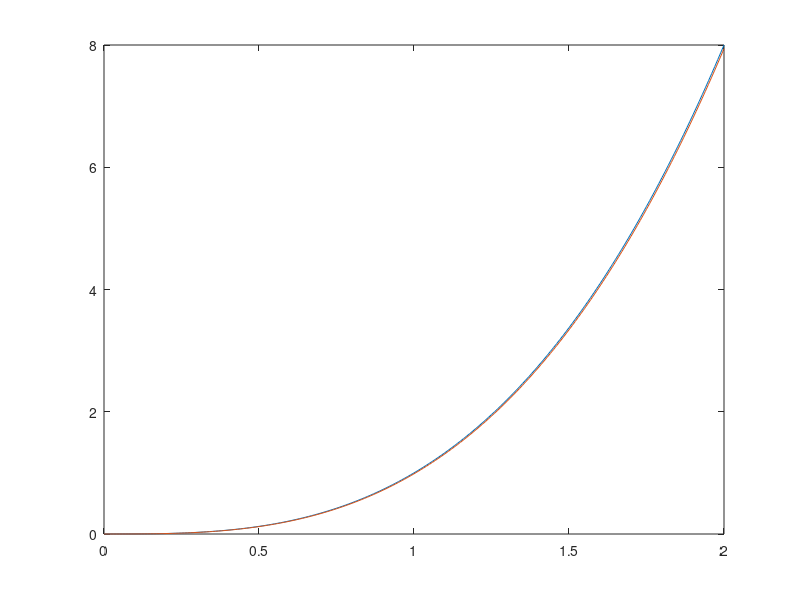

The MATLAB source for this figure:
clc;clear;close all;
x = 0:0.01:2;
y = x.^3;
plot(x,y)
hold on

h = .01;
x1 = 0:h:x(end);
y1 = zeros(size(x1));
for i =1:length(x1)-1
   y1(i+1) = 3*x1(i)^2*h+y1(i);
end
plot(x1,y1)